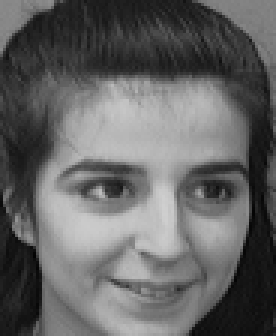
#> input picture data/raw/s10/3.pgm, 92 x 112 px, found by its file name (shown 3 times larger); its folder holds only this picture in this run
$ jupyter execute --allow-errors face_detection.ipynb
#> lines starting #> are read from the running program, lines starting #| are printed output that depends on the picture
[cell 1]
import cv2
import os
import numpy as np
import matplotlib.pyplot as plt
import matplotlib.patches as patches
import pandas as pd
import re

[cell 2]
RAW_PATH = r"D:\face-recognition-attendance\data\raw"
PROCESSED_PATH = r"D:\face-recognition-attendance\data\processed"
RESULTS_PATH = r"D:\face-recognition-attendance\outputs\results\face_detection"

# Path to Haar Cascade XML file (bundled with OpenCV)
CASCADE_PATH = cv2.data.haarcascades + "haarcascade_frontalface_default.xml"

print("Paths defined ✅")
print(f"Cascade file: {CASCADE_PATH}")

##  Load Haar Cascade Classifier

[cell 3]
face_cascade = cv2.CascadeClassifier(CASCADE_PATH)

if face_cascade.empty():
    raise RuntimeError("❌ Failed to load cascade. Check CASCADE_PATH.")
else:
    print("Haar Cascade loaded ✅")
    print(f"File: {CASCADE_PATH}")

##  4) Load Images

[cell 4]
def natural_sort_key(text):
    return [int(t) if t.isdigit() else t.lower()
            for t in re.split(r"(\d+)", text)]


def load_processed(folder, extensions=(".pgm",)):
    items = []
    if not os.path.isdir(folder):
        return items
    for sub in sorted(os.listdir(folder), key=natural_sort_key):
        sub_path = os.path.join(folder, sub)
        if not os.path.isdir(sub_path):
            continue
        for fname in sorted(os.listdir(sub_path), key=natural_sort_key):
            if fname.endswith("_gaussian.pgm"):
                path = os.path.join(sub_path, fname)
                img  = cv2.imread(path, cv2.IMREAD_GRAYSCALE)
                if img is not None:
                    items.append((fname, sub, img))
    return items

def load_raw(root, extensions=(".pgm", ".jpg", ".png")):
    """
    Load from nested raw folder (ORL layout: root/sN/image.pgm).
    Returns list of (filename, subject_id, grayscale_array).
    """
#> called with root = 'D:\\face-recognition-attendance\\data\\raw', extensions = ('.pgm', '.jpg', '.png')
    items = []
    if not os.path.isdir(root):
        return items
    for sub in sorted(os.listdir(root), key=natural_sort_key):
        sub_path = os.path.join(root, sub)
        if not os.path.isdir(sub_path):
            continue
        for fname in sorted(os.listdir(sub_path), key=natural_sort_key):
            if any(fname.lower().endswith(ext) for ext in extensions):
                path = os.path.join(sub_path, fname)
                img  = cv2.imread(path, cv2.IMREAD_GRAYSCALE)
#> img is the input picture: shape (112, 92); min 3, max 207, mean 99.9
                if img is not None:
                    items.append((fname, sub, img))
    return items

processed_images = load_processed(PROCESSED_PATH)

if len(processed_images) >= 400:
    images = processed_images
    source_label = "processed (Gaussian)"
else:
    if processed_images:
        print(f"⚠️  Processed folder has only {len(processed_images)} images "
            f"(only s1 was saved by the preprocessing module).")
    print("→ Loading full dataset from raw/ instead.")
    images = load_raw(RAW_PATH)
    source_label = "raw"

if not images:
    raise FileNotFoundError(
        "No images found. Run the preprocessing notebook first, or check your paths."
    )

print(f"\nLoaded {len(images)} images from '{source_label}' folder ✅")
subjects = sorted(set(sub for _, sub, _ in images), key=natural_sort_key)
print(f"Subjects found: {len(subjects)} → {subjects[:5]} ...")

##  5) Preprocessing: CLAHE Before Detection

[cell 5]
clahe = cv2.createCLAHE(clipLimit=2.0, tileGridSize=(4, 4))

def enhance_for_detection(img_gray):
    """Apply CLAHE to improve contrast before face detection."""
    return clahe.apply(img_gray)
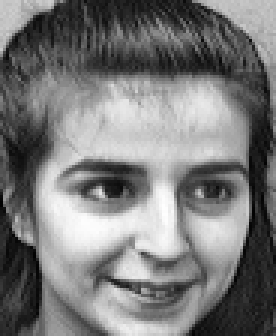
#> returned value: shape (112, 92) (shown 3 times larger); min 2, max 254, mean 121.8

print("CLAHE enhancer ready ✅")

# Visual comparison: original vs enhanced
sample_img = images[0][2]
sample_enhanced = enhance_for_detection(sample_img)

fig, axes = plt.subplots(1, 2, figsize=(8, 4))
axes[0].imshow(sample_img, cmap='gray')
axes[0].set_title("Original", fontsize=11)
axes[0].axis('off')

axes[1].imshow(sample_enhanced, cmap='gray')
axes[1].set_title("After CLAHE", fontsize=11)
axes[1].axis('off')

plt.suptitle("Image Enhancement Before Detection", fontsize=13, fontweight='bold')
plt.tight_layout()
plt.show()

##  6) Detection Helper Functions

[cell 6]
def detect_faces(img_gray, scale_factor=1.05, min_neighbors=3, min_size=(20, 20)):
    """
    Haar Cascade detection with padding trick for the ORL dataset.

    ORL images are 92x112 px — the face fills the ENTIRE frame.
    The cascade needs some background/context around the face to fire.
    Solution: pad the image with a black border before detection,
    then adjust bounding box coordinates back to original space.
    """
    # Add 30px black border on all sides so cascade has context
    PAD = 30
    padded = cv2.copyMakeBorder(
        img_gray, PAD, PAD, PAD, PAD,
        borderType=cv2.BORDER_CONSTANT, value=0
    )
    enhanced = clahe.apply(padded)

    result = face_cascade.detectMultiScale(
        enhanced,
        scaleFactor=scale_factor,
        minNeighbors=min_neighbors,
        minSize=min_size,
        flags=cv2.CASCADE_SCALE_IMAGE
    )

    if len(result) == 0:
        return []

    # Subtract padding offset to get coords in original image space
    corrected = []
    h_orig, w_orig = img_gray.shape
    for (x, y, w, h) in result:
        x2 = max(0, x - PAD)
        y2 = max(0, y - PAD)
        w2 = min(w, w_orig - x2)
        h2 = min(h, h_orig - y2)
        corrected.append((x2, y2, w2, h2))
    return corrected


def draw_detections(img_gray, faces):
    """Return an RGB copy of img_gray with green rectangles around detected faces."""
    img_rgb = cv2.cvtColor(img_gray, cv2.COLOR_GRAY2RGB)
    for (x, y, w, h) in faces:
        cv2.rectangle(img_rgb, (x, y), (x + w, y + h), (0, 220, 0), 2)
    return img_rgb


def show_detection_grid(entries, cols=3, title="Face Detection Results"):
    """
    entries : list of (img_gray, faces, label)
    Green box = detected face | Red title = no face detected
    """
    if not entries:
        print("⚠️  Nothing to display — the entries list is empty.")
        return

    rows = max(1, (len(entries) + cols - 1) // cols)
    fig, axes = plt.subplots(rows, cols, figsize=(5 * cols, 4 * rows))
    axes = np.array(axes).flatten()

    for i, (img_gray, faces, label) in enumerate(entries):
        axes[i].imshow(draw_detections(img_gray, faces))
        color  = "green" if len(faces) > 0 else "red"
        status = f"{len(faces)} face(s)" if len(faces) > 0 else "❌ not detected"
        axes[i].set_title(f"{label}{status}", fontsize=9, color=color)
        axes[i].axis("off")

    for j in range(len(entries), len(axes)):
        axes[j].axis("off")

    plt.suptitle(title, fontsize=13, fontweight="bold")
    plt.tight_layout()
    plt.show()


print("Helper functions defined ✅")

##  7) Run Face Detection on All Images

[cell 7]
CROPPED_PATH = r"D:\face-recognition-attendance\outputs\cropped_faces"
os.makedirs(CROPPED_PATH, exist_ok=True)

results        = []
sample_entries = []
MAX_GRID       = 9

sample_subjects = set(subjects[::4][:MAX_GRID])
sampled = set()

for fname, subject, img in images:
    faces = detect_faces(img)

    results.append({
        "subject":        subject,
        "image":          fname,
        "faces_detected": len(faces)
    })

    if len(faces) > 0:
        x, y, w, h = faces[0]
        cropped = img[y:y+h, x:x+w]
        cropped = cv2.resize(cropped, (92, 112))

        subject_crop_dir = os.path.join(CROPPED_PATH, subject)
        os.makedirs(subject_crop_dir, exist_ok=True)
        cv2.imwrite(os.path.join(subject_crop_dir, fname), cropped)

    if subject in sample_subjects and subject not in sampled:
        label = f"{subject}/{fname}"
        sample_entries.append((img, faces, label))
        sampled.add(subject)
#> this loop made 4 passes
#> pass 1, in detect_faces, `padded = cv2.copyMakeBorder( img_gray, PAD, PAD, PAD, PAD, borderType=..`:
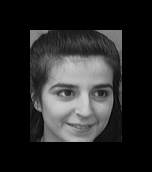
#> padded: shape (172, 152); min 0, max 207, mean 39.4
#> pass 1, in detect_faces, `enhanced = clahe.apply(padded)`:
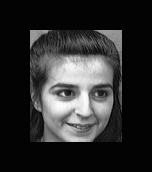
#> enhanced: shape (172, 152); min 2, max 252, mean 46.5
#> pass 1, `cropped = img[y:y+h, x:x+w]`:
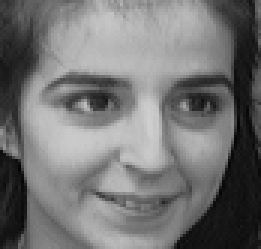
#> cropped: shape (83, 87) (shown 3 times larger); min 3, max 207, mean 116.2
#> pass 1, `cropped = cv2.resize(cropped, (92, 112))`:
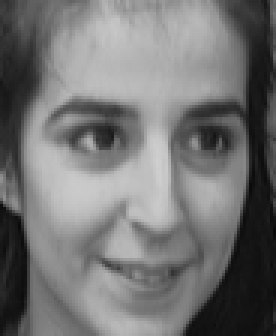
#> cropped: shape (112, 92) (shown 3 times larger); min 9, max 207, mean 116.1

df = pd.DataFrame(results)
total      = len(df)
detected   = (df["faces_detected"] > 0).sum()
undetected = total - detected

print(f"Detection complete ✅")
print(f"  Total images  : {total}")
print(f"  Face detected : {detected}")
print(f"  Not detected  : {undetected}")
print(f"  Detection rate: {detected / total * 100:.1f}%")
print(f"  Cropped faces saved → {CROPPED_PATH} ✅")

##  8) Display Detected Faces

[cell 8]
show_detection_grid(
    sample_entries,
    cols=3,
    title="Face Detection — Representative Samples (1 per subject)"
)
#> in show_detection_grid, `plt.show()`:
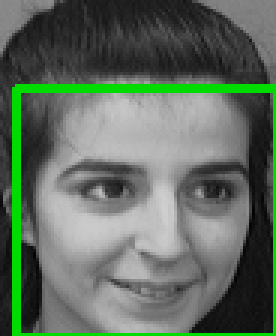
#> shown: shape (112, 92, 3) (shown 3 times larger); mean R, G, B 94.7, 109, 94.7

##  9) Tune Detection Parameters

[cell 9]
# Use the middle image of the dataset as test image
mid_idx = len(images) // 2
test_fname, test_subject, test_img = images[mid_idx]
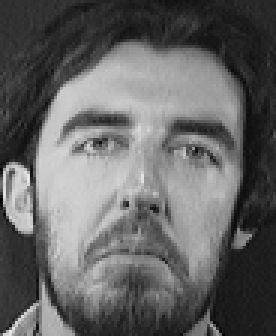
#> test_img: shape (112, 92) (shown 3 times larger); min 2, max 234, mean 100.6

configs = [
    dict(scale_factor=1.05, min_neighbors=3, min_size=(20, 20), label="SF=1.05 / MN=3 ★ recommended"),
    dict(scale_factor=1.1,  min_neighbors=5, min_size=(30, 30), label="SF=1.1  / MN=5 (OpenCV default)"),
    dict(scale_factor=1.2,  min_neighbors=5, min_size=(30, 30), label="SF=1.2  / MN=5 (fast, may miss)"),
    dict(scale_factor=1.1,  min_neighbors=2, min_size=(30, 30), label="SF=1.1  / MN=2 (more detections)"),
    dict(scale_factor=1.1,  min_neighbors=8, min_size=(30, 30), label="SF=1.1  / MN=8 (very strict)"),
    dict(scale_factor=1.05, min_neighbors=3, min_size=(15, 15), label="SF=1.05 / minSize=15"),
]

fig, axes = plt.subplots(2, 3, figsize=(15, 10))
axes = axes.flatten()

for i, cfg in enumerate(configs):
    enhanced = enhance_for_detection(test_img)
    faces = face_cascade.detectMultiScale(
        enhanced,
        scaleFactor=cfg["scale_factor"],
        minNeighbors=cfg["min_neighbors"],
        minSize=cfg["min_size"],
        flags=cv2.CASCADE_SCALE_IMAGE
    )
    faces = faces if len(faces) > 0 else []
    axes[i].imshow(draw_detections(test_img, faces))
    color = "green" if len(faces) == 1 else ("orange" if len(faces) > 1 else "red")
    axes[i].set_title(f"{cfg['label']}\n→ {len(faces)} face(s)", fontsize=9, color=color)
    axes[i].axis("off")
#> this loop made 6 passes
#> pass 1, `enhanced = enhance_for_detection(test_img)`:
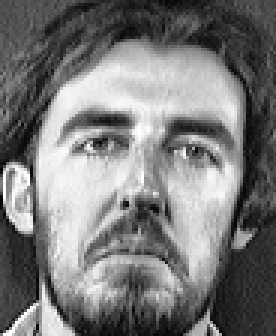
#> enhanced: shape (112, 92) (shown 3 times larger); min 2, max 255, mean 121.9

plt.suptitle(
    f"Parameter Tuning — {test_subject}/{test_fname}  (size: {test_img.shape[1]}×{test_img.shape[0]}px)",
    fontsize=13, fontweight="bold"
)
plt.tight_layout()
plt.show()
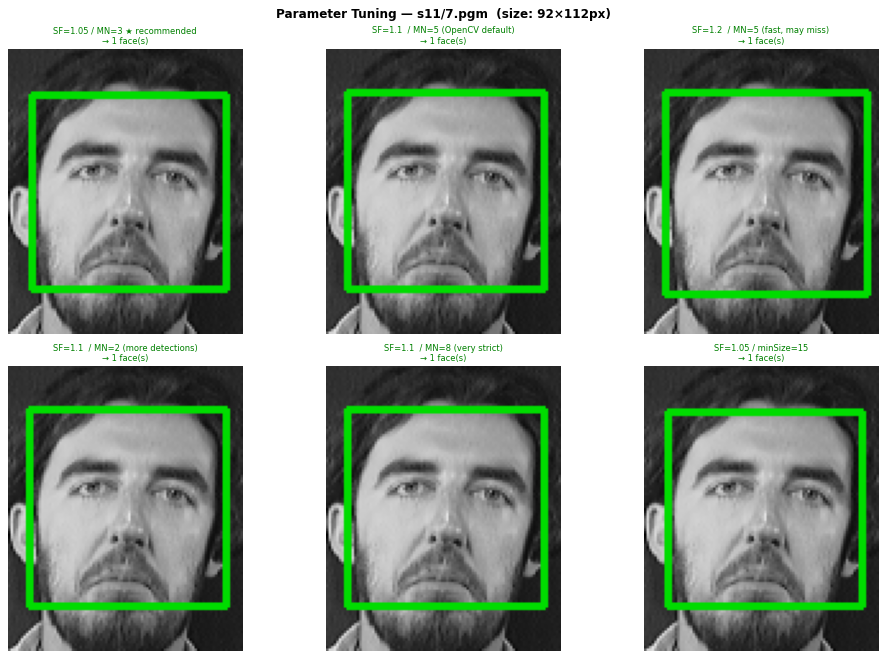
#> figure drawn by matplotlib, 6 panels

##  10) Summary Statistics

[cell 10]
# ── Overall summary ──────────────────────────────────────────────────────
print("=" * 45)
print("         DETECTION SUMMARY")
print("=" * 45)
print(f"  Total images    : {total}")
print(f"  Face detected   : {detected}")
print(f"  No face found   : {undetected}")
print(f"  Detection rate  : {detected / total * 100:.1f}%")
print("=" * 45)

# ── Per-subject breakdown ────────────────────────────────────────────────
subject_df = df.groupby("subject").agg(
    total_images=("faces_detected", "count"),
    faces_found=("faces_detected", lambda x: (x > 0).sum())
).reset_index()
subject_df["missed"] = subject_df["total_images"] - subject_df["faces_found"]
subject_df["rate_%"] = (subject_df["faces_found"] / subject_df["total_images"] * 100).round(1)

print("\nPer-subject detection rate:")
print(subject_df.to_string(index=False))

# ── Hard cases ───────────────────────────────────────────────────────────
hard = subject_df[subject_df["missed"] > 0].sort_values("missed", ascending=False)
if not hard.empty:
    print(f"\n⚠️  Subjects with missed detections ({len(hard)} subjects):")
    print(hard[["subject", "missed", "rate_%"]].to_string(index=False))
else:
    print("\n✅ All faces detected across all subjects!")

##  11) Visualise Detection Rate Per Subject

[cell 11]
fig, ax = plt.subplots(figsize=(16, 5))

colors = ["#2ecc71" if r == 100 else ("#f39c12" if r >= 70 else "#e74c3c")
          for r in subject_df["rate_%"]]

bars = ax.bar(subject_df["subject"], subject_df["rate_%"], color=colors, edgecolor="white", linewidth=0.5)
ax.axhline(y=detected / total * 100, color="royalblue", linestyle="--",
           linewidth=1.5, label=f"Average: {detected / total * 100:.1f}%")
ax.set_xlabel("Subject", fontsize=11)
ax.set_ylabel("Detection Rate (%)", fontsize=11)
ax.set_title("Face Detection Rate per Subject — Haar Cascade", fontsize=13, fontweight="bold")
ax.set_ylim(0, 110)
ax.tick_params(axis='x', rotation=45)
ax.legend(fontsize=10)

# Add value labels on bars
for bar, val in zip(bars, subject_df["rate_%"]):
    if val < 100:
        ax.text(bar.get_x() + bar.get_width() / 2, bar.get_height() + 1,
                f"{val:.0f}%", ha='center', va='bottom', fontsize=7)

plt.tight_layout()
plt.show()
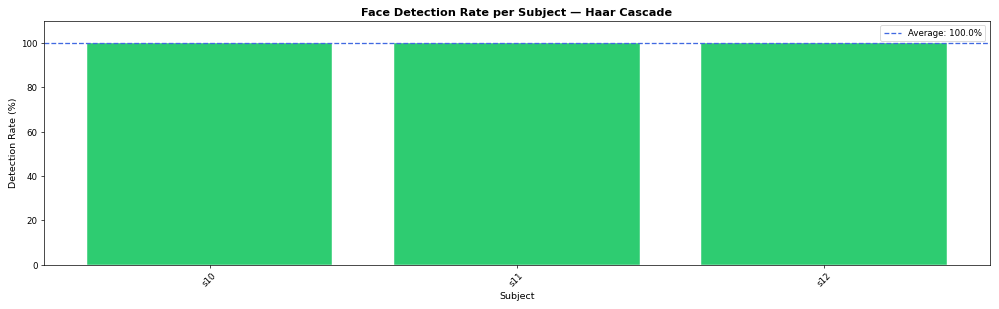
#> figure drawn by matplotlib, 1 panel
